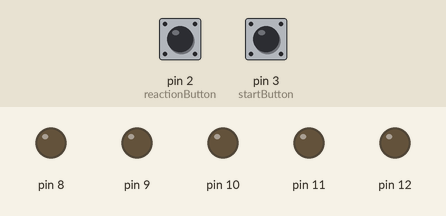
This sketch was run on a simulated Arduino Uno, built with avr-gcc and run on an emulated ATmega328P. Shown: output pins drawn as LEDs (lit = HIGH). The inputs (shaded band) are chosen by the test bench; at power-on: pin 3 (startButton) LOW, pin 2 (reactionButton) LOW. Random numbers use the default seed unless the sketch sets one.

Above: at 1.2 s.
1.3 s: pin 3 (startButton) pulled HIGH for 0.15 s
At 3.0 s:
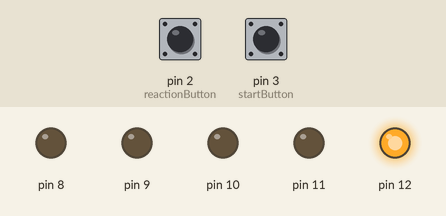
At 7.3 s:
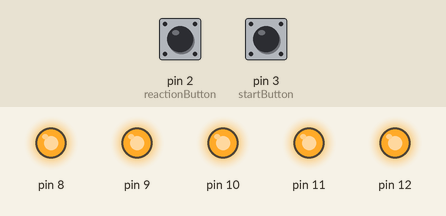
Timing chart, 0 to 9.5 s (numbered marks = the images above; inputs shaded):
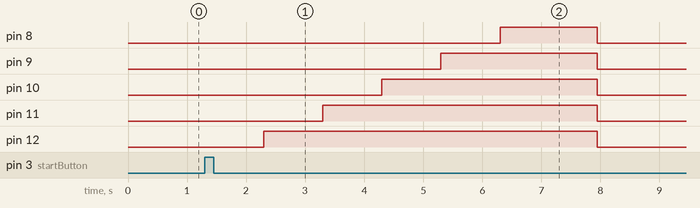

The sketch:

f1RaceStart.ino
```cpp
const int startButton = 3;
const int reactionButton = 2;

int startState;
int reactionState;
int randomDelay;

unsigned long endSeqTime;
unsigned long reactionPressedTime;
int reactionTime;

void setup() {
  Serial.begin(9600);

  pinMode(startButton, INPUT);
  pinMode(reactionButton, INPUT);

  for (int x=12; x>7; x--) {
    pinMode(x, OUTPUT);
  }
}

void loop() {
  startState = digitalRead(startButton);
  randomDelay = random(200, 3000); // .2 secs to 3 secs

  if (startState == HIGH) {
    for (int x=12; x>7; x--) {
      delay(1000);
      digitalWrite(x, HIGH);
    }

    delay(randomDelay);
    for (int x=12; x>7; x--) {
      digitalWrite(x, LOW);
    }
    endSeqTime = millis();

    reactionState = digitalRead(reactionButton);
    if (reactionState == HIGH) { // happens when button is held down
      Serial.println("DISQUALIFIED CHEATER");
      return;
    }
    while (reactionState == LOW) {
      reactionState = digitalRead(reactionButton);
    }

    reactionPressedTime = millis();
    reactionTime = reactionPressedTime - endSeqTime;
    Serial.print("Your reaction time: ");
    Serial.print(reactionTime);
    Serial.println("ms");
  }
}
```

Measured:
- after the input at 1.3 s, pin 8: LOW → HIGH after 5.0 s, → LOW 1.7 s later; pin 9: LOW → HIGH after 4.0 s, → LOW 2.7 s later; pin 10: LOW → HIGH after 3.0 s, → LOW 3.7 s later; pin 11: LOW → HIGH after 2.0 s, → LOW 4.7 s later; pin 12: LOW → HIGH after 1.0 s, → LOW 5.7 s later
